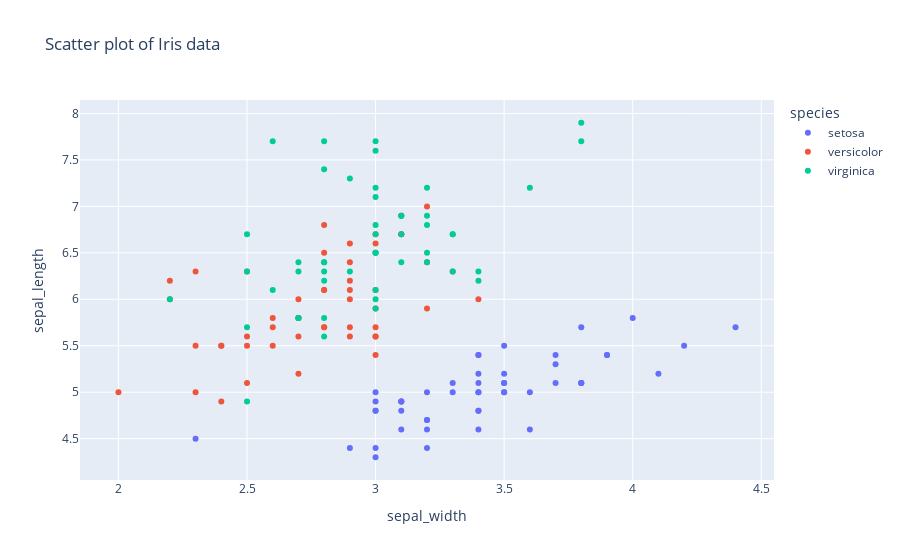

The notebook cell this image was saved under:
### Markdown cell above
**Scatter Plot**

### Code cell
fig=px.scatter(iris,y=	'sepal_length',x='sepal_width',title='Scatter plot of Iris data',color='species')
fig.show()

### Figure 1 — Plotly figure (JSON) as saved in the notebook; plotly's stock layout.template omitted (floating-point values rounded to 4 significant figures)
{"data": [{"hovertemplate": "species=setosa<br>sepal_width=%{x}<br>sepal_length=%{y}<extra></extra>", "legendgroup": "setosa", "marker": {"color": "#636efa", "symbol": "circle"}, "mode": "markers", "name": "setosa", "orientation": "v", "showlegend": true, "type": "scatter", "x": [3.5, 3, 3.2, 3.1, 3.6, 3.9, 3.4, 3.4, 2.9, 3.1, 3.7, 3.4, 3, 3, 4, 4.4, 3.9, 3.5, 3.8, 3.8, 3.4, 3.7, 3.6, 3.3, 3.4, 3, 3.4, 3.5, 3.4, 3.2, 3.1, 3.4, 4.1, 4.2, 3.1, 3.2, 3.5, 3.1, 3, 3.4, 3.5, 2.3, 3.2, 3.5, 3.8, 3, 3.8, 3.2, 3.7, 3.3], "xaxis": "x", "y": [5.1, 4.9, 4.7, 4.6, 5, 5.4, 4.6, 5, 4.4, 4.9, 5.4, 4.8, 4.8, 4.3, 5.8, 5.7, 5.4, 5.1, 5.7, 5.1, 5.4, 5.1, 4.6, 5.1, 4.8, 5, 5, 5.2, 5.2, 4.7, 4.8, 5.4, 5.2, 5.5, 4.9, 5, 5.5, 4.9, 4.4, 5.1, 5, 4.5, 4.4, 5, 5.1, 4.8, 5.1, 4.6, 5.3, 5], "yaxis": "y"}, {"hovertemplate": "species=versicolor<br>sepal_width=%{x}<br>sepal_length=%{y}<extra></extra>", "legendgroup": "versicolor", "marker": {"color": "#EF553B", "symbol": "circle"}, "mode": "markers", "name": "versicolor", "orientation": "v", "showlegend": true, "type": "scatter", "x": [3.2, 3.2, 3.1, 2.3, 2.8, 2.8, 3.3, 2.4, 2.9, 2.7, 2, 3, 2.2, 2.9, 2.9, 3.1, 3, 2.7, 2.2, 2.5, 3.2, 2.8, 2.5, 2.8, 2.9, 3, 2.8, 3, 2.9, 2.6, 2.4, 2.4, 2.7, 2.7, 3, 3.4, 3.1, 2.3, 3, 2.5, 2.6, 3, 2.6, 2.3, 2.7, 3, 2.9, 2.9, 2.5, 2.8], "xaxis": "x", "y": [7, 6.4, 6.9, 5.5, 6.5, 5.7, 6.3, 4.9, 6.6, 5.2, 5, 5.9, 6, 6.1, 5.6, 6.7, 5.6, 5.8, 6.2, 5.6, 5.9, 6.1, 6.3, 6.1, 6.4, 6.6, 6.8, 6.7, 6, 5.7, 5.5, 5.5, 5.8, 6, 5.4, 6, 6.7, 6.3, 5.6, 5.5, 5.5, 6.1, 5.8, 5, 5.6, 5.7, 5.7, 6.2, 5.1, 5.7], "yaxis": "y"}, {"hovertemplate": "species=virginica<br>sepal_width=%{x}<br>sepal_length=%{y}<extra></extra>", "legendgroup": "virginica", "marker": {"color": "#00cc96", "symbol": "circle"}, "mode": "markers", "name": "virginica", "orientation": "v", "showlegend": true, "type": "scatter", "x": [3.3, 2.7, 3, 2.9, 3, 3, 2.5, 2.9, 2.5, 3.6, 3.2, 2.7, 3, 2.5, 2.8, 3.2, 3, 3.8, 2.6, 2.2, 3.2, 2.8, 2.8, 2.7, 3.3, 3.2, 2.8, 3, 2.8, 3, 2.8, 3.8, 2.8, 2.8, 2.6, 3, 3.4, 3.1, 3, 3.1, 3.1, 3.1, 2.7, 3.2, 3.3, 3, 2.5, 3, 3.4, 3], "xaxis": "x", "y": [6.3, 5.8, 7.1, 6.3, 6.5, 7.6, 4.9, 7.3, 6.7, 7.2, 6.5, 6.4, 6.8, 5.7, 5.8, 6.4, 6.5, 7.7, 7.7, 6, 6.9, 5.6, 7.7, 6.3, 6.7, 7.2, 6.2, 6.1, 6.4, 7.2, 7.4, 7.9, 6.4, 6.3, 6.1, 7.7, 6.3, 6.4, 6, 6.9, 6.7, 6.9, 5.8, 6.8, 6.7, 6.7, 6.3, 6.5, 6.2, 5.9], "yaxis": "y"}], "layout": {"autosize": true, "legend": {"title": {"text": "species"}, "tracegroupgap": 0}, "title": {"text": "Scatter plot of Iris data"}, "xaxis": {"anchor": "y", "autorange": true, "domain": [0, 1], "range": [1.842, 4.558], "title": {"text": "sepal_width"}, "type": "linear"}, "yaxis": {"anchor": "x", "autorange": true, "domain": [0, 1], "range": [4.003, 8.197], "title": {"text": "sepal_length"}, "type": "linear"}}}
